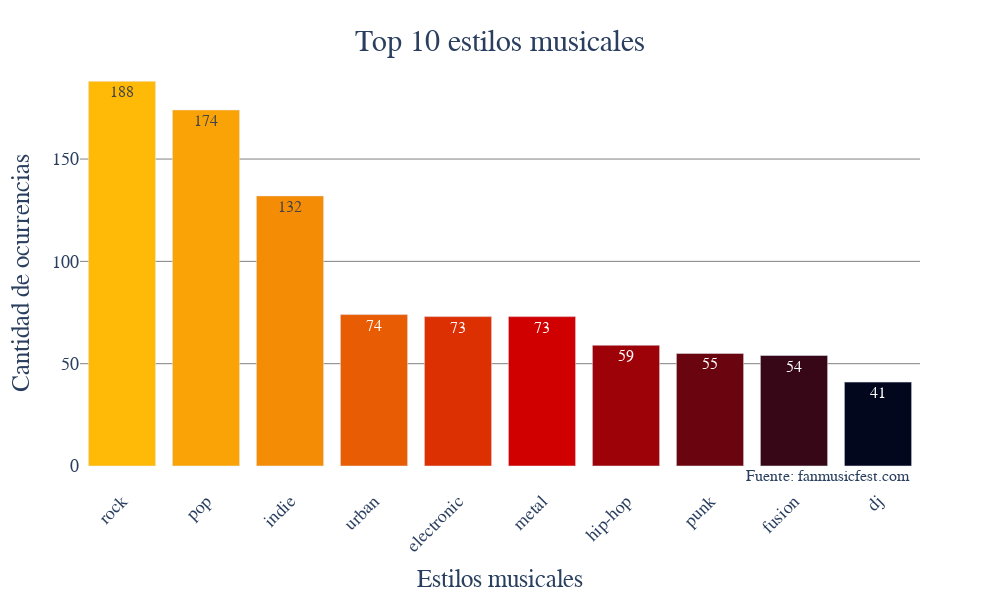

The notebook cell this image was saved under:
### Code cell
import plotly.express as px

palette = ["#660000","#990033","#5F021F","#8C001A","#FF9000"]
palette_10 = ["#03071e","#370617","#6a040f","#9d0208","#d00000","#dc2f02","#e85d04","#f48c06","#faa307","#ffba08"]
values = estilos_analisis["cuenta_estilos"]

fig = px.bar(estilos_analisis.head(10),
            x='estilos',
            y='cuenta_estilos')

fig.update_traces(
                marker_color=np.tile(palette_10[::-1], len(estilos_analisis["estilos"])),
                text=values,
                textposition='auto',
                textfont=dict(size=16))

fig.update_xaxes(
                tickangle=-45,
                tickfont=dict(size=18))

fig.update_yaxes(
                tickfont=dict(size=18),
                gridcolor='gray')


fig.update_layout(
                    width=1000,
                    height=600,
                    title_text="Top 10 estilos musicales",
                    title_font=dict(size=30),
                    title_x=0.5, title_y=0.95,
                    plot_bgcolor='rgba(0,0,0,0)',
                    paper_bgcolor='rgba(0,0,0,0)',
                    yaxis_title='Cantidad de ocurrencias',
                    xaxis_title='Estilos musicales',
                    yaxis_title_font=dict(size=25),
                    xaxis_title_font=dict(size=25),
                    font=dict(family='Century Gothic'),                           
                    showlegend=False)
                    

fig.add_annotation(x=9.4, y=0, xanchor='right', yanchor='top',
                    text='Fuente: fanmusicfest.com',
                    font=dict(family='Century Gothic', size=16),
                    showarrow=False)  
fig.write_image(r'graficos\grafico_barras_estilos.png')
fig.show()

### Figure 1 — Plotly figure (JSON) as saved in the notebook; plotly's stock layout.template omitted (floating-point values rounded to 4 significant figures; data arrays with more than 128 entries replaced by an {"elided": "..."} marker saying what was removed)
{"data": [{"alignmentgroup": "True", "hovertemplate": "estilos=%{x}<br>cuenta_estilos=%{y}<extra></extra>", "legendgroup": "", "marker": {"color": {"elided": "900 str values"}, "pattern": {"shape": ""}}, "name": "", "offsetgroup": "", "orientation": "v", "showlegend": false, "text": [188, 174, 132, 74, 73, 73, 59, 55, 54, 41, 40, 36, 35, 30, 29, 29, 27, 27, 24, 22, 19, 16, 15, 13, 12, 11, 10, 10, 9, 9, 9, 9, 8, 8, 7, 7, 7, 7, 6, 5, 5, 5, 5, 5, 4, 4, 3, 3, 3, 3, 3, 3, 3, 3, 2, 2, 2, 2, 2, 2, 2, 2, 2, 2, 2, 2, 2, 2, 2, 1, 1, 1, 1, 1, 1, 1, 1, 1, 1, 1, 1, 1, 1, 1, 1, 1, 1, 1, 1, 1], "textfont": {"size": 16}, "textposition": "auto", "type": "bar", "x": ["rock", "pop", "indie", "urban", "electronic", "metal", "hip-hop", "punk", "fusion", "dj"], "xaxis": "x", "y": [188, 174, 132, 74, 73, 73, 59, 55, 54, 41], "yaxis": "y"}], "layout": {"annotations": [{"font": {"family": "Century Gothic", "size": 16}, "showarrow": false, "text": "Fuente: fanmusicfest.com", "x": 9.4, "xanchor": "right", "y": 0, "yanchor": "top"}], "barmode": "relative", "font": {"family": "Century Gothic"}, "height": 600, "legend": {"tracegroupgap": 0}, "margin": {"t": 60}, "paper_bgcolor": "rgba(0,0,0,0)", "plot_bgcolor": "rgba(0,0,0,0)", "showlegend": false, "title": {"font": {"size": 30}, "text": "Top 10 estilos musicales", "x": 0.5, "y": 0.95}, "width": 1000, "xaxis": {"anchor": "y", "domain": [0, 1], "tickangle": -45, "tickfont": {"size": 18}, "title": {"font": {"size": 25}, "text": "Estilos musicales"}}, "yaxis": {"anchor": "x", "domain": [0, 1], "gridcolor": "gray", "tickfont": {"size": 18}, "title": {"font": {"size": 25}, "text": "Cantidad de ocurrencias"}}}}
